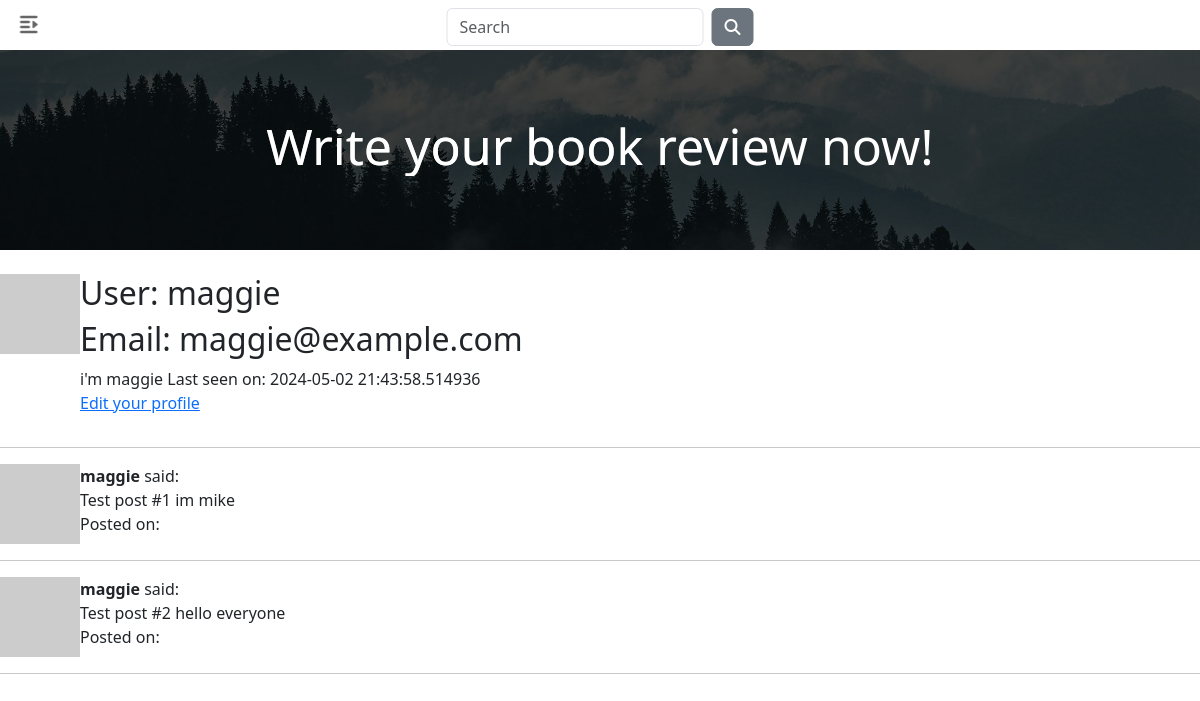
/user/maggie (signed in), run on an earlier commit of the app's database.
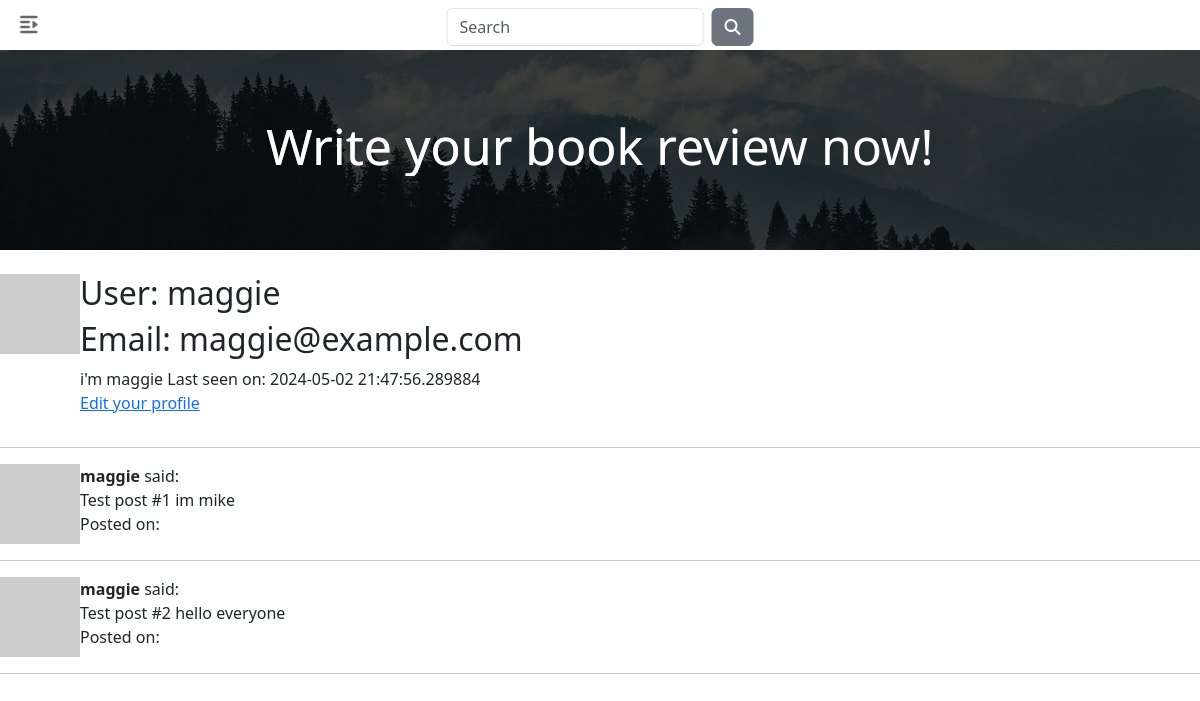
And on a later commit of the database.
### app/models.py (models this page shows, shortened)
class User(UserMixin, db.Model):
    id: so.Mapped[int] = so.mapped_column(primary_key=True)
    username: so.Mapped[str] = so.mapped_column(sa.String(64), index=True,
                                                unique=True)
    email: so.Mapped[str] = so.mapped_column(sa.String(120), index=True,
                                             unique=True)
    password_hash: so.Mapped[Optional[str]] = so.mapped_column(sa.String(256))
    posts: so.WriteOnlyMapped['Post'] = so.relationship(
        back_populates='author')
    about_me: so.Mapped[Optional[str]] = so.mapped_column(sa.String(140))
    last_seen: so.Mapped[Optional[datetime]] = so.mapped_column(
        default=lambda: datetime.now(timezone.utc))
    following: so.WriteOnlyMapped['User'] = so.relationship(
        secondary=followers, primaryjoin=(followers.c.follower_id == id),
        secondaryjoin=(followers.c.followed_id == id),
        back_populates='followers')
    followers: so.WriteOnlyMapped['User'] = so.relationship(
        secondary=followers, primaryjoin=(followers.c.followed_id == id),
        secondaryjoin=(followers.c.follower_id == id),
        back_populates='following')
    def avatar(self, size):
        digest = md5(self.email.lower().encode('utf-8')).hexdigest()
        return f'https://www.gravatar.com/avatar/{digest}?d=identicon&s={size}'

### app/routes.py (the view)
@app.route('/user/<username>')
@login_required
def user(username):
    user = db.first_or_404(sa.select(User).where(User.username == username))
    posts = [
        {'author': user, 'body': 'Test post #1 im mike'},
        {'author': user, 'body': 'Test post #2 hello everyone'}
    ]
    form = EmptyForm()
    return render_template('user.html', user=user, posts=posts, form=form)

### app/forms.py
class EmptyForm(FlaskForm):
    submit = SubmitField('Submit')

### app/models.py (called while the page is built)
@login.user_loader
def load_user(id):
    return db.session.get(User, int(id))

### app/routes.py (called while the page is built)
@app.before_request
def before_request():
    if current_user.is_authenticated:
        current_user.last_seen = datetime.now()
        db.session.commit()

### app/templates/user.html (shortened to what this page needs)
{% extends "base.html" %}
{% block content %}
<div>
  <table>
    <tr valign="top">
        <td><img src="{{ user.avatar(128) }}"></td>
        <td><h2>User: {{ user.username }}</h2>
        <h2>Email: {{ user.email }}</h2>
        {% if user.about_me %}<span>{{ user.about_me }}</span>{% endif %}
        {% if user.last_seen %}<span>Last seen on: {{ user.last_seen }}</span>{% endif %}
        {% if user == current_user %}
        <p><a href="{{ url_for('edit_profile') }}">Edit your profile</a></p>
        {% endif %}
      </td>
    </tr>
</table>
<hr>
{% for post in posts %}
    {% include '_post.html' %}
{% endfor %}
  </div>
{% endblock %}

### app/templates/base.html (shortened to what this page needs)
<!DOCTYPE html>
<html lang="en">
	<head>
		<link rel="stylesheet" href="{{ url_for('static', filename='base.css') }}">
		<link rel="stylesheet" href="https://cdnjs.cloudflare.com/ajax/libs/font-awesome/6.5.2/css/all.min.css">
		<link rel="stylesheet" href="https://cdn.jsdelivr.net/npm/bootstrap@5.3.3/dist/css/bootstrap.min.css">
	</head>
	<body>
		<nav>
			<div class="sidebar">
				<label for="checkbox">
					<i class="fa fa-outdent"></i>
				</label>
			</div>
			<form class="search-container">
				<input class="form-control me-2" id="search-input" type="text" placeholder="Search">
				<button class="btn btn-secondary" id="search-btn" type="button" title="Search Box">
					<i class="fa fa-search"></i>
				</button>
			</form>
		</nav>
		<div class="hero-image">
			<img src="{{ url_for('static', filename='background.jpg') }}">
			<div class="heading">
				<h2>Write your book review now!</h2>
			</div>
		</div>
		{% block content %}{% endblock %}
	</body>
</html>

### app/templates/_post.html
<table>
  <tr valign="top">
      <td style:"width=70px"><img src="{{ post.author.avatar(80) }}"></td>
      <td>
        <strong>{{ post.author.username }}</strong> said:<br>{{ post.body }}<br>
        Posted on:  {{ post.timestamp }}</td>
  </tr>
</table><hr>

### app/static/base.css (style rules this page uses)
* { padding: 0; margin: 0; box-sizing: border-box; }
body { min-height: 100vh; background-color: #f2f2f2; }
.sidebar { position: relative; width: 100%; height: 50px; line-height: 50px; background-color: #fff; box-shadow: 0 1px 2px 0 rgba(0, 0, 0, 0.1); }
.search-container { position: absolute; left: 50%; top: 8px; transform: translateX(-50%); display: flex; flex-wrap: nowrap; z-index: 0; }
.sidebar label { position: absolute; top: 0; left: 160px; font-size: 20px; color: #666; padding-left: 20px; cursor: pointer; transition: all 0.5s; z-index: 2; }
.sidebar input:checked+label { left: 0; }
.sidebar input:checked+label i { transform: rotateY(180deg); }
.hero-image { position: relative; margin-bottom: 2%; }
.hero-image img { width: 100%; height: 25vh; object-fit: cover; object-position: center; overflow: hidden; opacity: 0.3; }
.hero-image { background-color: #000; }
.heading { position: absolute; top: 50%; left: 50%; transform: translate(-50%, -50%); width: 100%; text-align: center; z-index: 0; }
.heading h2 { font-size: 50px; color: #fff; text-align: center; overflow: hidden; background: linear-gradient(90deg, #000, #fff, #000); background-repeat: no-repeat; background-size: 80%; animation: light 5s linear infinite; background-clip: text; }

What changed in the data, as far as the page shows it:
changed User "maggie": last_seen "2024-05-02 21:43:58.514936" → "2024-05-02 21:47:56.289884"
